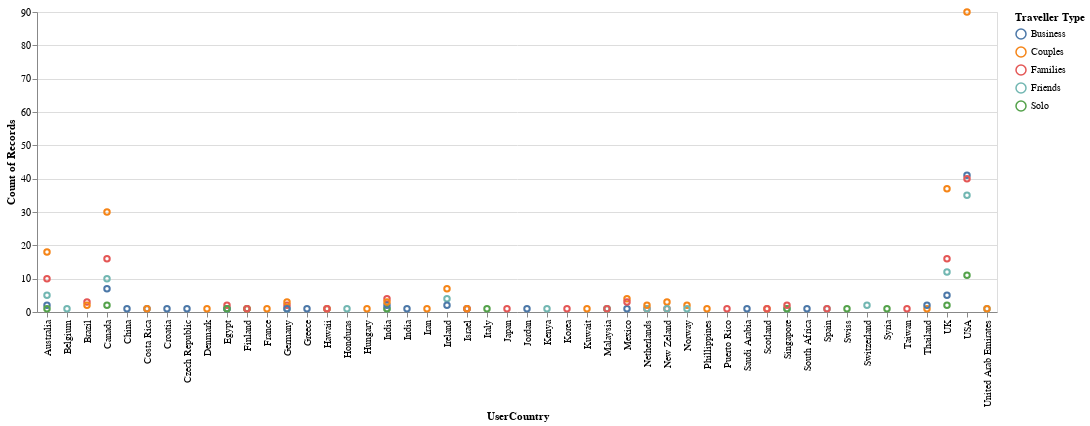

The cell this chart's notebook holds for it:
### Code cell
import altair as alt
import pandas as pd
data = pd.read_csv('LasVegas.csv')
brush = alt.selection_interval()
alt.Chart(data).mark_point().encode(
x='UserCountry:N',
y='count(HotelReviews):Q',
    color =alt.condition(brush,'Traveller Type:N', alt.value('lightgray'))
).add_selection(
   brush
)

### Figure 1 — Vega-Lite specification as saved in the notebook (floating-point values rounded to 4 significant figures; data arrays with more than 128 entries replaced by an {"elided": "..."} marker saying what was removed)
{"config": {"view": {"continuousWidth": 400, "continuousHeight": 300}}, "data": {"name": "data-b12b09dec3e55038631148b110ca31db"}, "mark": "point", "encoding": {"color": {"condition": {"type": "nominal", "field": "Traveller Type", "selection": "selector004"}, "value": "lightgray"}, "x": {"type": "nominal", "field": "UserCountry"}, "y": {"type": "quantitative", "aggregate": "count", "field": "HotelReviews"}}, "selection": {"selector004": {"type": "interval"}}, "$schema": "https://vega.github.io/schema/vega-lite/v4.8.1.json", "datasets": {"data-b12b09dec3e55038631148b110ca31db": {"elided": "504 records"}}}
